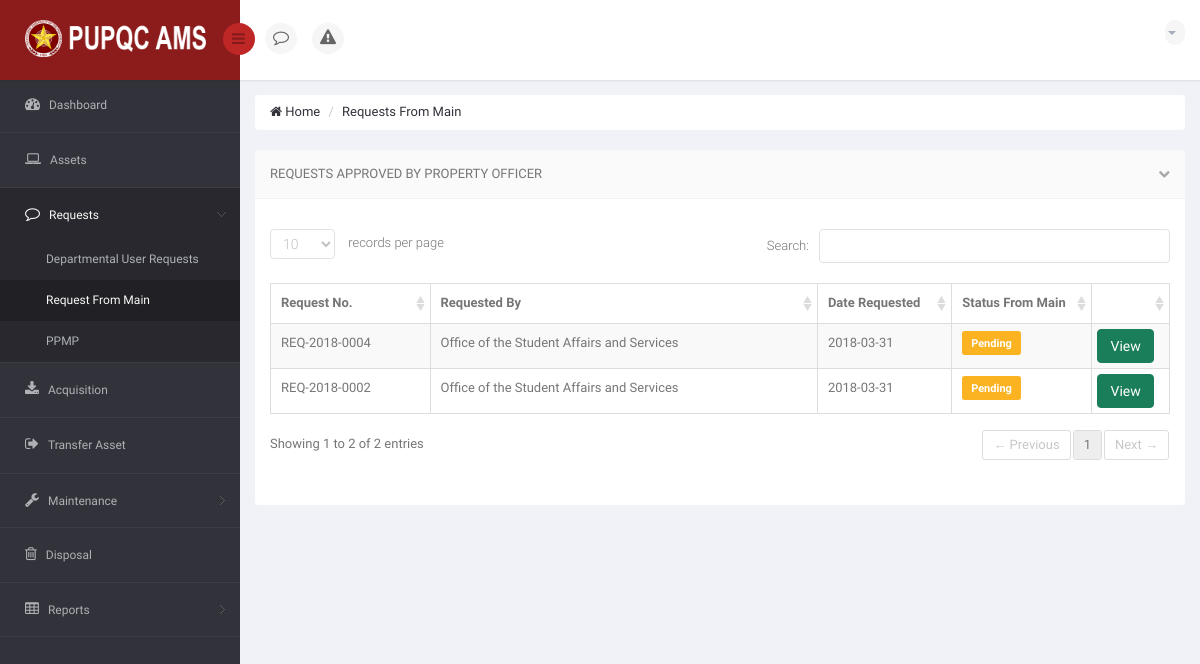
Page /DIR/PropertyOfficer/PORequestToMain.php (signed in) on the earlier database version.
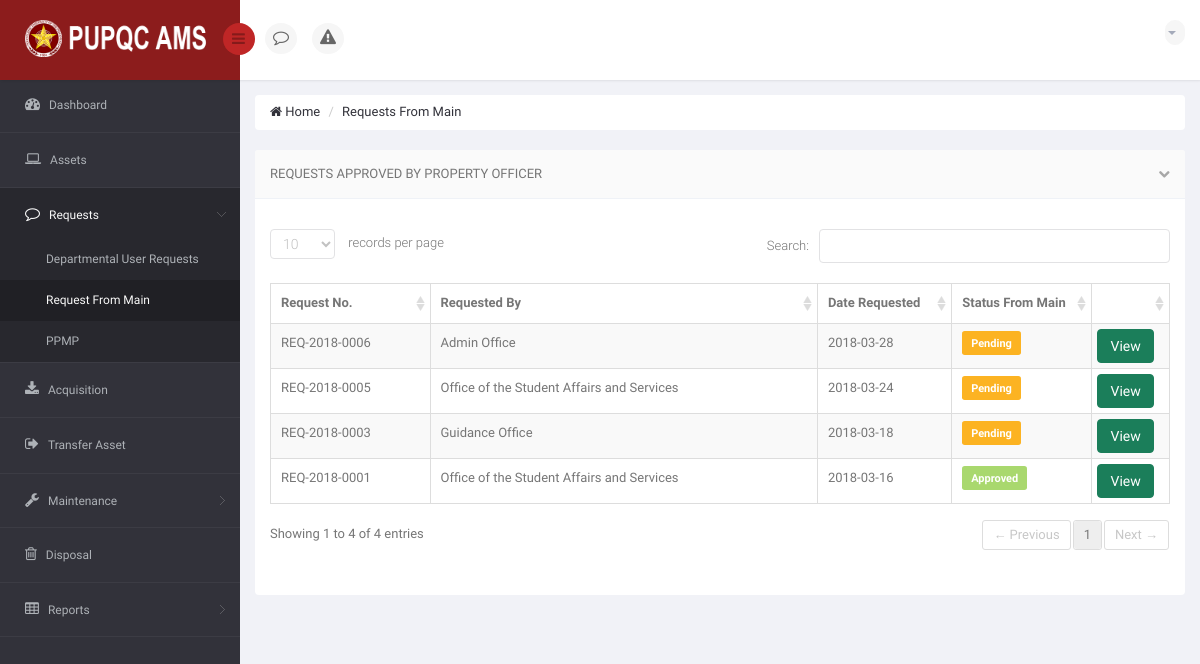
Same page on the later database version.
### tables this page shows
CREATE TABLE `ams_t_user_request_summary` (
  `URS_ID` int(11) NOT NULL,
  `URS_NO` varchar(15) NOT NULL,
  `URS_REQUEST_DATE` date NOT NULL,
  `URS_PURPOSE` varchar(350) NOT NULL,
  `URS_STATUS_TO_PO` varchar(25) NOT NULL DEFAULT 'Pending',
  `URS_APPROVED_DATE` date DEFAULT NULL,
  `URS_REJECT_DATE` date DEFAULT NULL,
  `URS_REMARKS` varchar(350) DEFAULT NULL,
  `URS_VIEW_BY_USER` int(11) NOT NULL DEFAULT '0',
  `URS_VIEW_BY_PO` int(11) NOT NULL DEFAULT '0',
  `URS_VIEW_BY_USER_MAIN` int(11) NOT NULL DEFAULT '0',
  `URS_VIEW_CLICKED` int(11) NOT NULL DEFAULT '0'
);

### DIR/PropertyOfficer/PORequestToMain.php (the view, shortened to what the changed rows need)
<!DOCTYPE html>
<html lang="en">
<head>
    <link href="../../bs3/css/bootstrap.min.css" rel="stylesheet">
    <link href="../../css/bootstrap-reset.css" rel="stylesheet">
    <link href="../../font-awesome/css/font-awesome.css" rel="stylesheet" />
    <link href="../../js/advanced-datatable/css/demo_page.css" rel="stylesheet" />
    <link href="../../js/advanced-datatable/css/demo_table.css" rel="stylesheet" />
    <link rel="stylesheet" href="../../js/data-tables/DT_bootstrap.css" />
    <link href="../../css/style.css" rel="stylesheet">
    <link href="../../css/style-responsive.css" rel="stylesheet" />
    <link href="../../js/iCheck/skins/minimal/minimal.css" rel="stylesheet">
    <link href="../../js/iCheck/skins/minimal/red.css" rel="stylesheet">
    <link href="../../js/iCheck/skins/minimal/green.css" rel="stylesheet">
    <link href="../../js/iCheck/skins/minimal/blue.css" rel="stylesheet">
    <link href="../../js/iCheck/skins/minimal/yellow.css" rel="stylesheet">
    <link href="../../js/iCheck/skins/minimal/purple.css" rel="stylesheet">
    <link href="../../js/iCheck/skins/square/square.css" rel="stylesheet">
    <link href="../../js/iCheck/skins/square/red.css" rel="stylesheet">
    <link href="../../js/iCheck/skins/square/green.css" rel="stylesheet">
    <link href="../../js/iCheck/skins/square/blue.css" rel="stylesheet">
    <link href="../../js/iCheck/skins/square/yellow.css" rel="stylesheet">
    <link href="../../js/iCheck/skins/square/purple.css" rel="stylesheet">
    <link href="../../js/iCheck/skins/flat/grey.css" rel="stylesheet">
    <link href="../../js/iCheck/skins/flat/red.css" rel="stylesheet">
    <link href="../../js/iCheck/skins/flat/green.css" rel="stylesheet">
    <link href="../../js/iCheck/skins/flat/blue.css" rel="stylesheet">
    <link href="../../js/iCheck/skins/flat/yellow.css" rel="stylesheet">
    <link href="../../js/iCheck/skins/flat/purple.css" rel="stylesheet">
    <link rel="stylesheet" type="text/css" href="../../js/select2/select2.css" />
    <link rel="stylesheet" type="text/css" href="../../js/bootstrap-daterangepicker/daterangepicker-bs3.css" />
    <link rel="stylesheet" type="text/css" href="../../js/bootstrap-datetimepicker/css/datetimepicker.css" />
    <link rel="stylesheet" type="text/css" href="../../js/bootstrap-datepicker/css/datepicker.css" />
    <link href="../../js/plugins/sweetalert/sweetalert.css" type="text/css" rel="stylesheet" media="screen,projection">
</head>
<body>
<section id="container" >
                <?php
                    include('../Connection/db.php');
                  ?>
    <section id="main-content">
        <section class="wrapper">
            <div class="row">
                <div class="col-sm-12">
                    <section class="panel">
                        <div class="panel-body">
                            <div class="adv-table">
                                <table  class="display table table-bordered table-striped" id="dynamic-table">
                                    <thead>
                                        <tr>
                                            <th style="">Request No.</th>
                                            <th style="">Requested By</th>
                                            <th style="width: 140px;">Date Requested</th>
                                            <th style="width: 145px;">Status From Main</th>
                                            <th style="width: 90px;"></th>
                                        </tr>
                                    </thead>
                                    <tbody>
                                    <?php
                                    $sql = "SELECT URS.URS_ID, URS.URS_NO, URS.URS_REQUEST_DATE, URSTM.URSTM_STATUS_TO_MAIN, O.O_NAME FROM `ams_t_user_request_summary` AS URS INNER JOIN `ams_t_user_request_status_to_main` AS URSTM ON URSTM.URS_ID = URS.URS_ID INNER JOIN `ams_t_user_request` AS UR ON UR.URS_ID = URS.URS_ID INNER JOIN `ams_t_user_request_approved_by_po` AS URABPO ON URABPO.UR_ID = UR.UR_ID INNER JOIN `ams_r_employee_profile` AS EP ON UR.EP_ID = EP.EP_ID INNER JOIN `ams_r_office` AS O ON EP.O_ID = O.O_ID GROUP BY URS.URS_ID ORDER BY URS.URS_APPROVED_DATE DESC";
                                        $result = mysqli_query($connection, $sql) or die("Bad Query: $sql");
                                        while($row = mysqli_fetch_assoc($result))
                                        {
                                            $ursid = $row['URS_ID'];
                                            $ursno = $row['URS_NO'];
                                            $reqby = $row['O_NAME'];
                                            $reqdate = $row['URS_REQUEST_DATE'];
                                            $status = $row['URSTM_STATUS_TO_MAIN'];
                                    ?>
                                        <tr>
                                        <?php
                                            if ($status == 'Pending')
                                            {
                                        ?>
                                            <td> <?php echo $ursno; ?> </td>
                                            <td> <?php echo $reqby; ?> </td>
                                            <td> <?php echo $reqdate; ?> </td>
                                            <td> <p class="label label-warning label-mini" style="font-size: 11px;"> <?php echo $status; ?> </p> </td>
                                            <td>
                                                <a href="POViewRequestToMain.php?reqmain=<?php echo $ursid; ?>" class="btn btn-success" style="margin: -5px;">View</a>
                                            </td>
                                        <?php
                                            }
                                            elseif ($status == 'Approved')
                                            {
                                        ?>
                                            <td> <?php echo $ursno; ?> </td>
                                            <td> <?php echo $reqby; ?> </td>
                                            <td> <?php echo $reqdate; ?> </td>
                                            <td> <p class="label label-success label-mini" style="font-size: 11px;"> <?php echo $status; ?> </p> </td>
                                            <td>
                                                <a href="POViewRequestToMain.php?reqmain=<?php echo $ursid; ?>" class="btn btn-success" style="margin: -5px;">View</a>
                                            </td>
                                        <?php
                                            }
                                        ?>
                                        </tr>
                                    <?php
                                        }
                                    ?>
                                    </tbody>
                                </table>
                            </div>
                        </div>
                    </section>
                </div>
            </div>
        </section>
    </section>
</section>
</body>
</html>

Differences in the rows shown:
no longer on this page (row edited): ams_t_user_request_summary: URS_NO "REQ-2018-0004", reqby "Office of the Student Affairs and Services", URS_REQUEST_DATE "2018-03-31", status "Pending"
no longer on this page (row edited): ams_t_user_request_summary: URS_NO "REQ-2018-0002", reqby "Office of the Student Affairs and Services", URS_REQUEST_DATE "2018-03-31", status "Pending"
now on this page (row edited): ams_t_user_request_summary: URS_NO "REQ-2018-0006", reqby "Admin Office", URS_REQUEST_DATE "2018-03-28", status "Pending"
now on this page (row edited): ams_t_user_request_summary: URS_NO "REQ-2018-0005", reqby "Office of the Student Affairs and Services", URS_REQUEST_DATE "2018-03-24", status "Pending"
now on this page (row edited): ams_t_user_request_summary: URS_NO "REQ-2018-0003", reqby "Guidance Office", URS_REQUEST_DATE "2018-03-18", status "Pending"
now on this page (row edited): ams_t_user_request_summary: URS_NO "REQ-2018-0001", reqby "Office of the Student Affairs and Services", URS_REQUEST_DATE "2018-03-16", status "Approved"
Other differences:
text written by a page script: "records per page Search: Showing 1 to 2 of 2 entries ← Previous 1 Next →" → "records per page Search: Showing 1 to 4 of 4 entries ← Previous 1 Next →"
